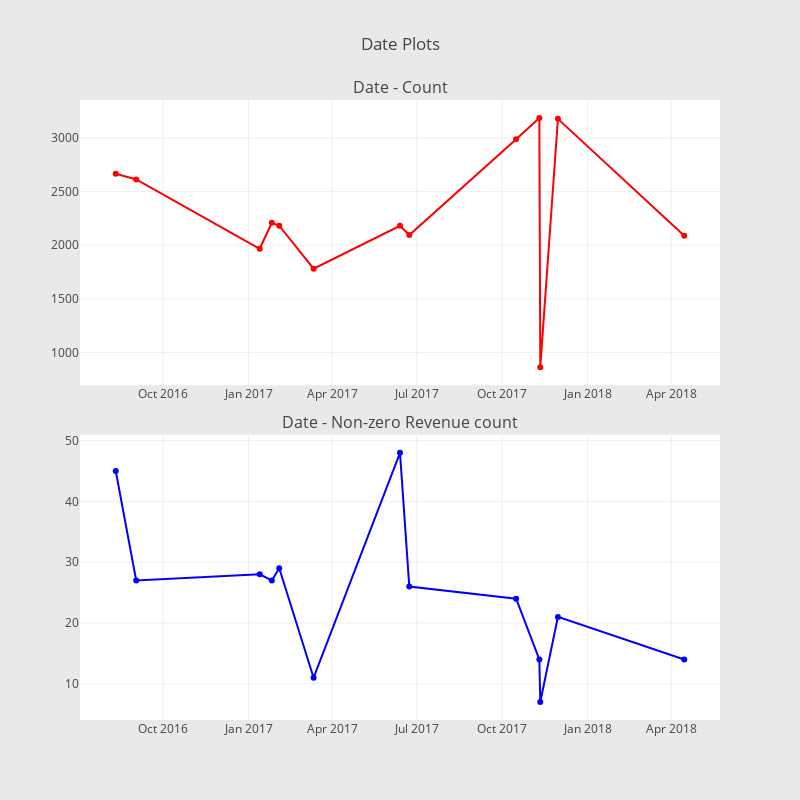

Write notebook code for a chart like this one.
### Code cell
## Trying to get the date ranges in train and test set 

import datetime

def scatter_plot(cnt_srs, color):
    trace = go.Scatter(
        x=cnt_srs.index[::-1],
        y=cnt_srs.values[::-1],
        showlegend=False,
        marker=dict(
            color=color,
        ),
    )
    return trace

train_df['date'] = train_df['date'].apply(lambda x: datetime.date(int(str(x)[:4]), int(str(x)[4:6]), int(str(x)[6:])))
cnt_srs = train_df.groupby('date')['totals.transactionRevenue'].agg(['size', 'count'])
cnt_srs.columns = ["count", "count of non-zero revenue"]
cnt_srs = cnt_srs.sort_index()
#cnt_srs.index = cnt_srs.index.astype('str')
trace1 = scatter_plot(cnt_srs["count"], 'red')
trace2 = scatter_plot(cnt_srs["count of non-zero revenue"], 'blue')

fig = tools.make_subplots(rows=2, cols=1, vertical_spacing=0.08,
                          subplot_titles=["Date - Count", "Date - Non-zero Revenue count"])
fig.append_trace(trace1, 1, 1)
fig.append_trace(trace2, 2, 1)
fig['layout'].update(height=800, width=800, paper_bgcolor='rgb(233,233,233)', title="Date Plots")
py.iplot(fig, filename='date-plots')

### Figure 1 — Plotly figure (JSON) as saved in the notebook; plotly's stock layout.template omitted (floating-point values rounded to 4 significant figures)
{"data": [{"marker": {"color": "red"}, "showlegend": false, "type": "scatter", "uid": "dc3c4101-1218-4d31-b4a5-a7f87d977b98", "x": ["2018-04-15", "2017-11-30", "2017-11-11", "2017-11-10", "2017-10-16", "2017-06-23", "2017-06-13", "2017-03-12", "2017-02-03", "2017-01-26", "2017-01-13", "2016-09-02", "2016-08-11"], "xaxis": "x", "y": [2089, 3178, 863, 3186, 2989, 2095, 2181, 1781, 2182, 2209, 1967, 2613, 2667], "yaxis": "y"}, {"marker": {"color": "blue"}, "showlegend": false, "type": "scatter", "uid": "afebbe22-4792-40c4-b528-a9fccd00f229", "x": ["2018-04-15", "2017-11-30", "2017-11-11", "2017-11-10", "2017-10-16", "2017-06-23", "2017-06-13", "2017-03-12", "2017-02-03", "2017-01-26", "2017-01-13", "2016-09-02", "2016-08-11"], "xaxis": "x2", "y": [14, 21, 7, 14, 24, 26, 48, 11, 29, 27, 28, 27, 45], "yaxis": "y2"}], "layout": {"annotations": [{"font": {"size": 16}, "showarrow": false, "text": "Date - Count", "x": 0.5, "xanchor": "center", "xref": "paper", "y": 1, "yanchor": "bottom", "yref": "paper"}, {"font": {"size": 16}, "showarrow": false, "text": "Date - Non-zero Revenue count", "x": 0.5, "xanchor": "center", "xref": "paper", "y": 0.46, "yanchor": "bottom", "yref": "paper"}], "height": 800, "paper_bgcolor": "rgb(233,233,233)", "title": {"text": "Date Plots"}, "width": 800, "xaxis": {"anchor": "y", "domain": [0, 1]}, "xaxis2": {"anchor": "y2", "domain": [0, 1]}, "yaxis": {"anchor": "x", "domain": [0.54, 1]}, "yaxis2": {"anchor": "x2", "domain": [0, 0.46]}}}
